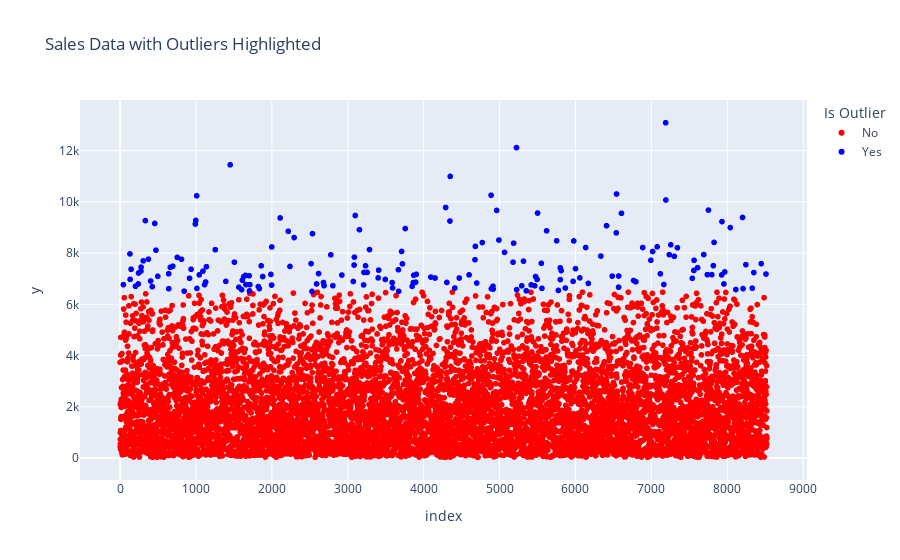

Notebook code for this chart:
### Markdown cell above
##### Visualizations to better understand the distribution of sales data and the identified outliers.

- Using scatter plots to visualize the data, highlighting the outliers

### Code cell
fig = px.scatter(data,x= data.index , y=data_sales, color='outliers',
                 title='Sales Data with Outliers Highlighted',
                 labels={'outliers': 'Is Outlier', 'Item_Outlet_Sales': 'Sales'},
                 color_discrete_map={"Yes": "blue", "No": "red"})
fig.show()

### Figure 1 — Plotly figure (JSON) as saved in the notebook; plotly's stock layout.template omitted (floating-point values rounded to 4 significant figures; data arrays with more than 128 entries replaced by an {"elided": "..."} marker saying what was removed)
{"data": [{"hovertemplate": "Is Outlier=No<br>index=%{x}<br>y=%{y}<extra></extra>", "legendgroup": "No", "marker": {"color": "red", "symbol": "circle"}, "mode": "markers", "name": "No", "showlegend": true, "type": "scattergl", "x": {"elided": "8337 int values"}, "xaxis": "x", "y": {"elided": "8337 float values"}, "yaxis": "y"}, {"hovertemplate": "Is Outlier=Yes<br>index=%{x}<br>y=%{y}<extra></extra>", "legendgroup": "Yes", "marker": {"color": "blue", "symbol": "circle"}, "mode": "markers", "name": "Yes", "showlegend": true, "type": "scattergl", "x": {"elided": "186 int values"}, "xaxis": "x", "y": {"elided": "186 float values"}, "yaxis": "y"}], "layout": {"autosize": true, "legend": {"title": {"text": "Is Outlier"}, "tracegroupgap": 0}, "title": {"text": "Sales Data with Outliers Highlighted"}, "xaxis": {"anchor": "y", "autorange": true, "domain": [0, 1], "range": [-539.0, 9061.0], "title": {"text": "index"}, "type": "linear"}, "yaxis": {"anchor": "x", "autorange": true, "domain": [0, 1], "range": [-1044.0, 14160.0], "title": {"text": "y"}, "type": "linear"}}}
